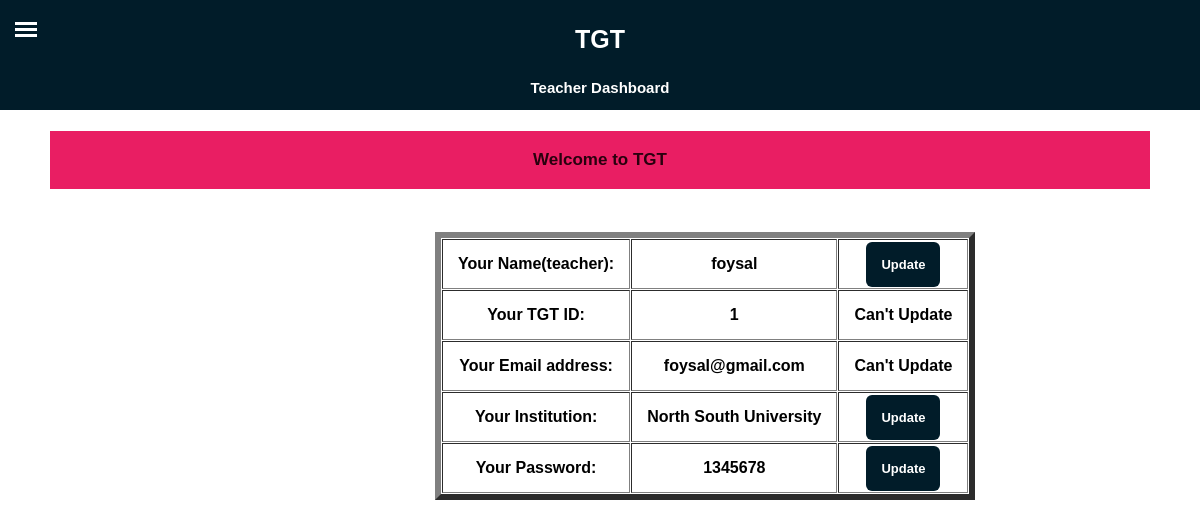
Page /dashboardTea.php (signed in) on the committed database.
### tables this page shows
CREATE TABLE `teacher` (
  `id` int(11) NOT NULL,
  `name` varchar(150) NOT NULL,
  `institution` varchar(150) NOT NULL,
  `email` varchar(150) NOT NULL,
  `password` varchar(150) NOT NULL,
  `created_at` datetime NOT NULL DEFAULT current_timestamp()
);

### dashboardTea.php (the view, shortened to what this page needs)
<!DOCTYPE html>
<html lang="en">
<head>
  <link rel="stylesheet" href="CSS/dashboard.css">
</head>
<div class="header"><h3>TGT</h3>
                    <h4>Teacher Dashboard</h4>
</div>
    <label for="openSidebarMenu" class="sidebarIconToggle">
        <div class="spinner top"></div>
        <div class="spinner middle"></div>
        <div class="spinner bottom"></div>
    </label>
    <div class="main">
       <?php
       require_once "connectDB.php";
       $id= $_SESSION["id"];
       $sql = $conn->prepare("SELECT id, name, institution, email, password FROM teacher WHERE id=?");
       $sql->bind_param("i", $id);
       $sql->execute();
       $sql->bind_result($id, $name, $institution, $mail, $pass);
       echo "<h1>Welcome to TGT</h1>";
       echo "<br>";
       echo "<h2>";
       echo " <table border='6px' cellpadding='15px' cellspacing='1px'>";
       echo "<tbody>";
       echo "<tr>";
       echo "<td>Your Name(teacher): </td>"."<td>" .$name. "</td>" ."<td><a href='updateTeaName.php'>Update</a></td>" ;
       echo "</tr>";
       echo "<tr>";
       echo "<td>Your TGT ID: </td> ". "<td>" .$id ."</td>"."<td><b>Can't Update</b></td>"  ;
       echo "</tr>";
       echo "<tr>";
       echo "<td>Your Email address: </td>". "<td>".$mail ."</td>"."<td><b>Can't Update</b></td>" ;
       echo "</tr>";
       echo "<tr>";
       echo "<td>Your Institution: </td>". "<td>".$institution . "</td>"."<td><a href='updateTeaInstitution.php'>Update</a></td>" ;
       echo "</tr>";
       echo "<tr>";
       echo "<td>Your Password: </td>". "<td>". $pass . "</td>"."<td><a href='updateTeaPass.php'>Update</a></td>" ;
       echo "</tr>";
       echo "</tbody>";
       echo "</table>";
       echo "</h2>";
       ?>
    </div>
  </head>
</html>

### CSS/dashboard.css (style rules this page uses)
* { box-sizing: border-box; }
html, body { overflow-x: hidden; height: 100%; }
h1 { text-align: center; padding-top: 25px; padding: 15px; background-color: #E91E63; color:#29010e; }
h2 { font-size:16px; text-align: center; margin-left:35% ; }
.header { background-color: #011c29; text-align: center; text-decoration-color: #fff; width: 100%; height: 110px; position: fixed; z-index: 10; }
.header h3 { font-size: 25px; text-align: center; color:#fff; }
.header h4 { font-size: 15px; text-align: center; color:#fff; }
.main { height: 100%; margin-top: 110px; padding: 10px 50px; margin: left 250px; }
.main a { font-size: 13px; color:#fff; text-decoration: none; padding: 15px ; background-color: #011c29; border-radius: 6px; text-align: center; }
.main h1 { text-align: center; font-size: 17px; padding-top: 10px; padding: 19px; background-color: #E91E63; color:#29010e; }
.sidebarIconToggle { height: 22px; width: 22px; position: absolute; z-index: 99; top: 22px; left: 15px; transition: all 0.3s; cursor: pointer; }
.spinner { height: 3px; background-color: #fff; transition: all 0.3s; }
.spinner.middle , .spinner.bottom { margin-top: 3px; }

### rows in the picture
teacher: name "foysal", id "1", email "foysal@gmail.com", institution "North South University", password "1345678"
